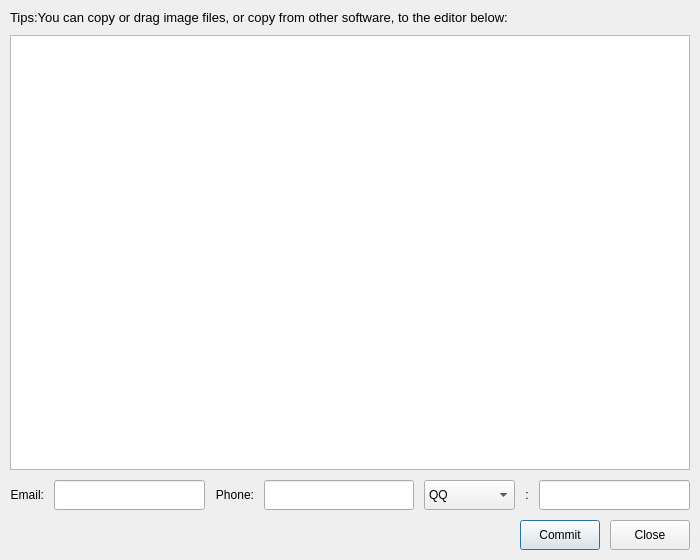
<?xml version="1.0" encoding="UTF-8"?>
<ui version="4.0">
 <class>FeedbackDlg</class>
 <widget class="QDialog" name="FeedbackDlg">
  <property name="geometry">
   <rect>
    <x>0</x>
    <y>0</y>
    <width>700</width>
    <height>560</height>
   </rect>
  </property>
  <property name="windowTitle">
   <string>Feedback</string>
  </property>
  <layout class="QVBoxLayout" name="verticalLayout">
   <property name="spacing">
    <number>10</number>
   </property>
   <property name="leftMargin">
    <number>10</number>
   </property>
   <property name="topMargin">
    <number>10</number>
   </property>
   <property name="rightMargin">
    <number>10</number>
   </property>
   <property name="bottomMargin">
    <number>10</number>
   </property>
   <item>
    <widget class="QLabel" name="label_3">
     <property name="font">
      <font>
       <pointsize>10</pointsize>
      </font>
     </property>
     <property name="text">
      <string>Tips:You can copy or drag image files, or copy from other software, to the editor below:</string>
     </property>
    </widget>
   </item>
   <item>
    <widget class="FeedbackEditor" name="content">
     <property name="font">
      <font>
       <pointsize>10</pointsize>
      </font>
     </property>
    </widget>
   </item>
   <item>
    <layout class="QHBoxLayout" name="horizontalLayout">
     <property name="spacing">
      <number>10</number>
     </property>
     <item>
      <widget class="QLabel" name="label_4">
       <property name="minimumSize">
        <size>
         <width>0</width>
         <height>30</height>
        </size>
       </property>
       <property name="text">
        <string>Email:</string>
       </property>
       <property name="alignment">
        <set>Qt::AlignRight|Qt::AlignTrailing|Qt::AlignVCenter</set>
       </property>
      </widget>
     </item>
     <item>
      <widget class="QLineEdit" name="email">
       <property name="minimumSize">
        <size>
         <width>0</width>
         <height>30</height>
        </size>
       </property>
       <property name="font">
        <font>
         <pointsize>10</pointsize>
        </font>
       </property>
       <property name="text">
        <string/>
       </property>
      </widget>
     </item>
     <item>
      <widget class="QLabel" name="label">
       <property name="minimumSize">
        <size>
         <width>0</width>
         <height>30</height>
        </size>
       </property>
       <property name="text">
        <string>Phone:</string>
       </property>
       <property name="alignment">
        <set>Qt::AlignRight|Qt::AlignTrailing|Qt::AlignVCenter</set>
       </property>
      </widget>
     </item>
     <item>
      <widget class="QLineEdit" name="phone">
       <property name="minimumSize">
        <size>
         <width>0</width>
         <height>30</height>
        </size>
       </property>
       <property name="font">
        <font>
         <pointsize>10</pointsize>
        </font>
       </property>
       <property name="text">
        <string/>
       </property>
      </widget>
     </item>
     <item>
      <widget class="QComboBox" name="ims">
       <property name="minimumSize">
        <size>
         <width>0</width>
         <height>30</height>
        </size>
       </property>
       <item>
        <property name="text">
         <string>QQ</string>
        </property>
       </item>
       <item>
        <property name="text">
         <string>WeChat</string>
        </property>
       </item>
       <item>
        <property name="text">
         <string>WhatsApp</string>
        </property>
       </item>
       <item>
        <property name="text">
         <string>Messenger</string>
        </property>
       </item>
       <item>
        <property name="text">
         <string>Line</string>
        </property>
       </item>
       <item>
        <property name="text">
         <string>Telegram</string>
        </property>
       </item>
       <item>
        <property name="text">
         <string>Viber</string>
        </property>
       </item>
       <item>
        <property name="text">
         <string>Skype</string>
        </property>
       </item>
       <item>
        <property name="text">
         <string>BBM</string>
        </property>
       </item>
       <item>
        <property name="text">
         <string>KakaoTalk</string>
        </property>
       </item>
      </widget>
     </item>
     <item>
      <widget class="QLabel" name="label_2">
       <property name="minimumSize">
        <size>
         <width>0</width>
         <height>30</height>
        </size>
       </property>
       <property name="text">
        <string>:</string>
       </property>
       <property name="alignment">
        <set>Qt::AlignCenter</set>
       </property>
      </widget>
     </item>
     <item>
      <widget class="QLineEdit" name="im">
       <property name="minimumSize">
        <size>
         <width>0</width>
         <height>30</height>
        </size>
       </property>
       <property name="font">
        <font>
         <pointsize>10</pointsize>
        </font>
       </property>
       <property name="text">
        <string/>
       </property>
      </widget>
     </item>
    </layout>
   </item>
   <item>
    <layout class="QHBoxLayout" name="horizontalLayout_2">
     <property name="spacing">
      <number>10</number>
     </property>
     <item>
      <widget class="QLabel" name="status">
       <property name="sizePolicy">
        <sizepolicy hsizetype="Expanding" vsizetype="Preferred">
         <horstretch>0</horstretch>
         <verstretch>0</verstretch>
        </sizepolicy>
       </property>
       <property name="minimumSize">
        <size>
         <width>0</width>
         <height>30</height>
        </size>
       </property>
       <property name="text">
        <string/>
       </property>
      </widget>
     </item>
     <item>
      <widget class="QPushButton" name="commit">
       <property name="minimumSize">
        <size>
         <width>0</width>
         <height>30</height>
        </size>
       </property>
       <property name="text">
        <string>Commit</string>
       </property>
      </widget>
     </item>
     <item>
      <widget class="QPushButton" name="close">
       <property name="minimumSize">
        <size>
         <width>0</width>
         <height>30</height>
        </size>
       </property>
       <property name="text">
        <string>Close</string>
       </property>
      </widget>
     </item>
    </layout>
   </item>
  </layout>
 </widget>
 <customwidgets>
  <customwidget>
   <class>FeedbackEditor</class>
   <extends>QTextEdit</extends>
   <header>FeedbackEditor.h</header>
  </customwidget>
 </customwidgets>
 <tabstops>
  <tabstop>content</tabstop>
 </tabstops>
 <resources/>
 <connections/>
</ui>
